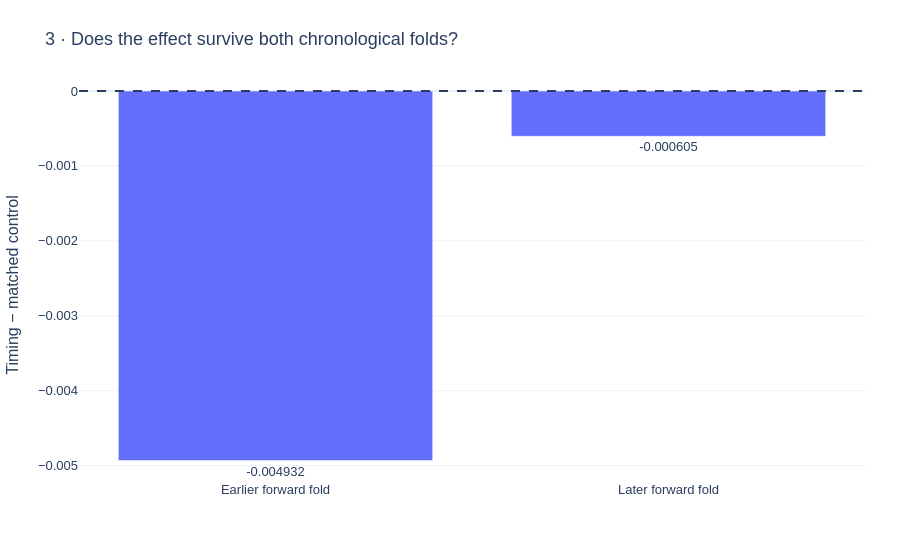

Source (notebook cell):
### Markdown cell above
## Chronological stability

### Code cell
notebook_view.show_chart(3)

### Figure 1 — Plotly figure (JSON) as saved in the notebook; plotly's stock layout.template omitted (floating-point values rounded to 4 significant figures)
{"data": [{"text": ["-0.004932", "-0.000605"], "textposition": "outside", "type": "bar", "x": ["Earlier forward fold", "Later forward fold"], "y": [-0.004932, -0.0006048]}], "layout": {"font": {"family": "Arial", "size": 13}, "margin": {"b": 80, "l": 70, "r": 35, "t": 90}, "shapes": [{"line": {"dash": "dash"}, "type": "line", "x0": 0, "x1": 1, "xref": "x domain", "y0": 0, "y1": 0, "yref": "y"}], "title": {"text": "3 · Does the effect survive both chronological folds?"}, "yaxis": {"title": {"text": "Timing − matched control"}}}}
